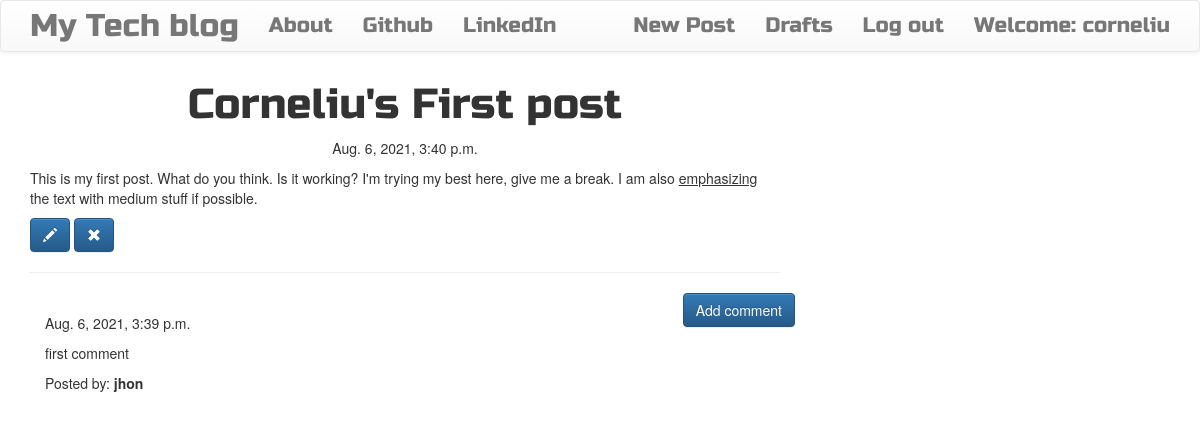
The app's page /post/1 (signed in) with its own data.
### blog/models.py (models this page shows, shortened)
class Post(models.Model):
    author = models.ForeignKey('auth.User',on_delete=models.CASCADE)
    title = models.CharField(max_length=200)
    text = models.TextField()
    created_date = models.DateTimeField(default=timezone.now)
    published_date = models.DateTimeField(blank=True, null=True)

class Comment(models.Model):
    post = models.ForeignKey('blog.Post', related_name='comments',on_delete=models.CASCADE)
    author = models.CharField(max_length=100)
    text = models.TextField()
    created_date = models.DateTimeField(default=timezone.now())
    approved_comment = models.BooleanField(default=False)

### blog/views.py (the view)
# urls.py: path("post/<int:pk>", views.PostDetailView.as_view(), name='post_detail'),
class PostDetailView(DetailView):
    model = Post

### blog/templates/blog/post_detail.html (shortened to what this page needs)
{% extends 'blog/base.html' %}
{% block content %}
        <h1 class='posttitle loader'>{{ post.title }}</h1>
        {% if post.published_date %}
            <div class="date postdate">
                {{ post.published_date }}
            </div>
        {% else %}
            <a class="btn btn-default" href="{% url 'post_publish' pk=post.pk %}">Publish</a>
        {% endif %}
      <p class='postcontent' >{{ post.text|safe|linebreaksbr }}</p>
      {% if user.is_authenticated %}
          <a class="btn btn-primary" href="{% url 'post_edit' pk=post.pk %}"><span class="glyphicon glyphicon-pencil"></span></a>
          <a class="btn btn-primary" href="{% url 'post_remove' pk=post.pk %}"><span class="glyphicon glyphicon-remove"></span></a>
      {% endif %}
  <hr>
  <a class="btn btn-primary btn-comment" href="{% url 'add_comment_to_post' pk=post.pk %}">Add comment</a>
  <div class="container">
  {% for comment in post.comments.all %}
  <br>
      {% if user.is_authenticated or comment.approved_comment %}
              {{ comment.created_date }}
          <p>{{ comment.text|safe|linebreaks }}</p>
          <p>Posted by: <strong>{{ comment.author }}</strong></p>
      {% endif %}
  {% empty %}
      <p>No comments posted.</p>
  {% endfor %}
</div>
{% endblock %}

### blog/templates/blog/base.html (shortened to what this page needs)
<!DOCTYPE html>
{% load static %}
<html>
    <head>
        <link rel="stylesheet" href="https://maxcdn.bootstrapcdn.com/bootstrap/3.3.7/css/bootstrap.min.css">
        <link rel="stylesheet" href="https://maxcdn.bootstrapcdn.com/bootstrap/3.3.7/css/bootstrap-theme.min.css">
        <link rel="stylesheet" href="//cdn.jsdelivr.net/medium-editor/latest/css/medium-editor.min.css" type="text/css" media="screen" charset="utf-8">
        <link rel="stylesheet" href="{% static 'css/blog.css' %}">
<body class='loader'>
  <nav class="navbar navbar-default techfont custom-navbar">
    <div class="container">
      <ul class="nav navbar-nav">
        <li><a class='navbar-brand bigbrand' href="{% url 'post_list' %}">My Tech blog</a></li>
        <li><a href="{% url 'about'%}">About</a></li>
        <li><a href="https://www.github.com">Github</a></li>
        <li><a href="https://www.linkedin.com">LinkedIn</a></li>
      </ul>
      <ul class="nav navbar-nav navbar-right">
        {% if user.is_authenticated %}
        <li>
          <a href="{% url 'post_new' %}" >New Post</a>
        </li>
        <li>
          <a href="{% url 'post_draft_list' %}">Drafts</a>
        </li>
        <li>
          <a href="{% url 'logout' %}" >Log out</a>
        </li>
        <li>
          <a >Welcome: {{ user.username }}</a>
        </li>
          {% else %}
          <li><a class='nav navbar-right' href="{% url 'login' %}" ><span class="glyphicon glyphicon-user"></span></a></li>
        {% endif %}
      </ul>
  </div>
</nav>
        <div class="content container">
            <div class="row">
                <div class="col-md-8">
                  <div class="blog_posts">
                    {% block content %}
                    {% endblock %}
                  </div>
                </div>
            </div>
        </div>
</body>
</html>

### blog/static/css/blog.css (style rules this page uses)
.techfont { font-family: 'Russo One', sans-serif; font-size: 1.5em; margin-bottom: 10px; }
.postdate { text-align: center; }
.posttitle { font-family: 'Russo One', sans-serif; font-size: 3em; text-align: center; }
.postcontent { font-family: 'Montserrat'; font-size: 1.5em; }
.btn-comment { position: absolute; right: 0px; }
.bigbrand { font-size: 1.5em; }
.loader { filter:hue-rotate(0deg); color: linear-gradient(45deg,#0f8,#08f); animation:hue 5000ms infinite linear; }

### records on screen
Post: title "Corneliu's First post", published_date "Aug. 6, 2021, 3:40 p.m.", text "This is my first post. What do you think. Is it working? I'm trying my best here, give me a break. I am also emphasizing the text with medium stuff if possible."
Comment: created_date "Aug. 6, 2021, 3:39 p.m.", text "first comment", author "jhon"

### other values on screen
{{ user.username }} "corneliu"
